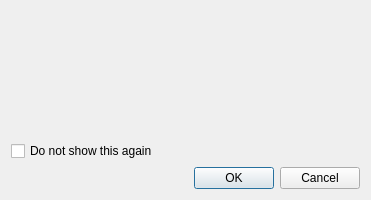
<?xml version="1.0" encoding="UTF-8"?>
<ui version="4.0">
 <class>Dialog</class>
 <widget class="QDialog" name="Dialog">
  <property name="geometry">
   <rect>
    <x>0</x>
    <y>0</y>
    <width>371</width>
    <height>200</height>
   </rect>
  </property>
  <property name="windowTitle">
   <string>Update Notice</string>
  </property>
  <layout class="QVBoxLayout" name="verticalLayout">
   <item>
    <layout class="QHBoxLayout" name="horizontalLayout">
     <property name="spacing">
      <number>10</number>
     </property>
     <property name="leftMargin">
      <number>0</number>
     </property>
     <property name="topMargin">
      <number>10</number>
     </property>
     <item>
      <widget class="QLabel" name="icon">
       <property name="sizePolicy">
        <sizepolicy hsizetype="Fixed" vsizetype="Fixed">
         <horstretch>0</horstretch>
         <verstretch>0</verstretch>
        </sizepolicy>
       </property>
       <property name="text">
        <string/>
       </property>
      </widget>
     </item>
     <item>
      <widget class="QLabel" name="info_label">
       <property name="text">
        <string/>
       </property>
       <property name="alignment">
        <set>Qt::AlignLeading|Qt::AlignLeft|Qt::AlignVCenter</set>
       </property>
      </widget>
     </item>
    </layout>
   </item>
   <item>
    <spacer name="verticalSpacer">
     <property name="orientation">
      <enum>Qt::Vertical</enum>
     </property>
     <property name="sizeType">
      <enum>QSizePolicy::Fixed</enum>
     </property>
     <property name="sizeHint" stdset="0">
      <size>
       <width>20</width>
       <height>40</height>
      </size>
     </property>
    </spacer>
   </item>
   <item>
    <widget class="QCheckBox" name="do_not_show">
     <property name="text">
      <string>Do not show this again</string>
     </property>
    </widget>
   </item>
   <item>
    <widget class="QDialogButtonBox" name="buttonBox">
     <property name="orientation">
      <enum>Qt::Horizontal</enum>
     </property>
     <property name="standardButtons">
      <set>QDialogButtonBox::Cancel|QDialogButtonBox::Ok</set>
     </property>
    </widget>
   </item>
  </layout>
 </widget>
 <resources/>
 <connections>
  <connection>
   <sender>buttonBox</sender>
   <signal>accepted()</signal>
   <receiver>Dialog</receiver>
   <slot>accept()</slot>
   <hints>
    <hint type="sourcelabel">
     <x>248</x>
     <y>254</y>
    </hint>
    <hint type="destinationlabel">
     <x>157</x>
     <y>274</y>
    </hint>
   </hints>
  </connection>
  <connection>
   <sender>buttonBox</sender>
   <signal>rejected()</signal>
   <receiver>Dialog</receiver>
   <slot>reject()</slot>
   <hints>
    <hint type="sourcelabel">
     <x>316</x>
     <y>260</y>
    </hint>
    <hint type="destinationlabel">
     <x>286</x>
     <y>274</y>
    </hint>
   </hints>
  </connection>
 </connections>
</ui>
